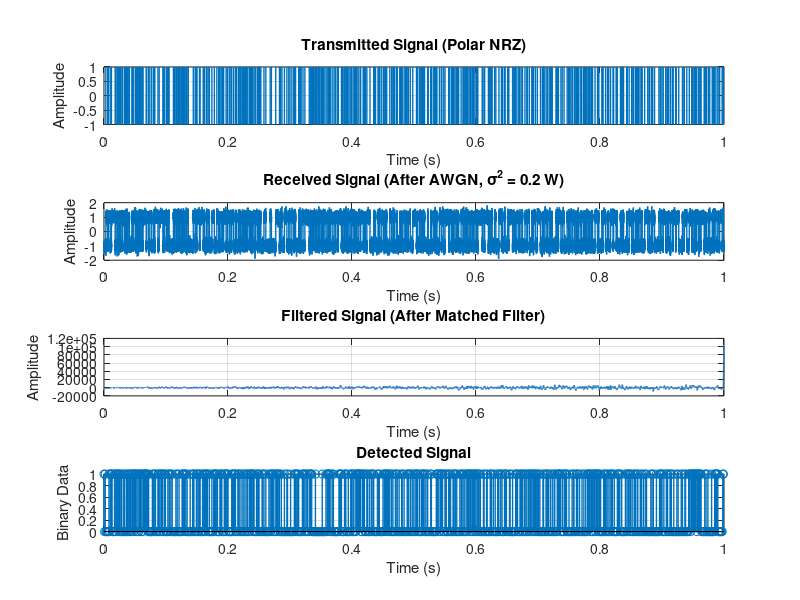
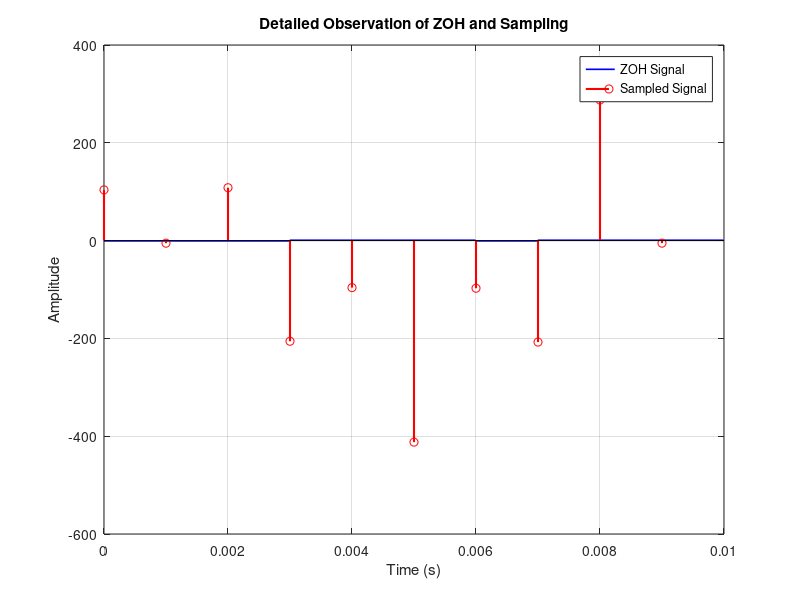
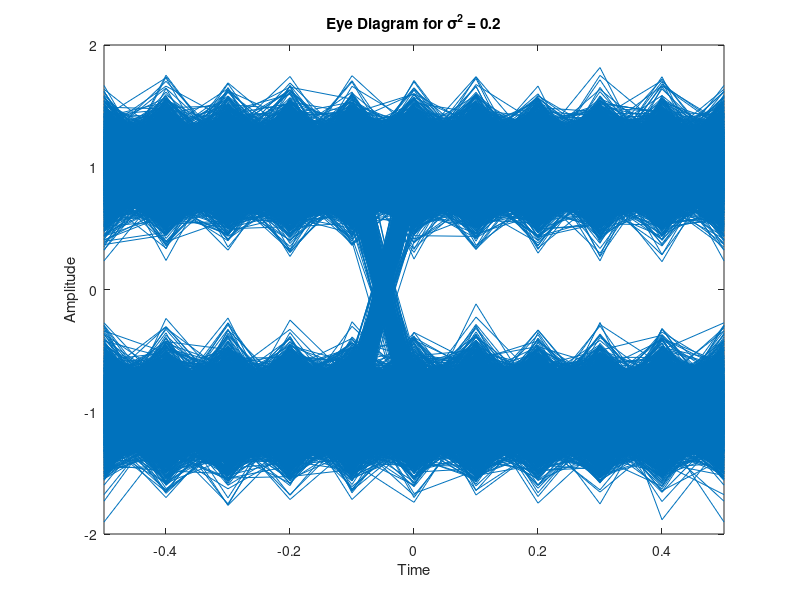

Source code (MATLAB) for these figures, in order:
%N = 1000; %Number of Bits
rb = 1e3; 
fs = 100 * rb;
% for b. T_sim = 10e-3; % 10ms
T_sim = 1;
N = rb * T_sim;
oversample_factor = fs/rb;

binary_data = randi([0,1],1, N);

V = 1; 
polar_nrz = (2 * binary_data - 1) * V; 
zoh_signal = repelem(polar_nrz, oversample_factor); 

% Add AWGN (Noise) with power sigma^2 = 0.2 W
sigma2 = 0.2; 
sigma = sqrt(sigma2); 
noisy_signal = zoh_signal + sigma2 * randn(size(zoh_signal)); 

% Sampling at Receiver for 5.1 A
%sampled_signal = noisy_signal(oversample_factor:oversample_factor:end); % Sample once per bit

%Match Filter For 5.1 B
matched_filter = flip(polar_nrz);
matched_filter = repelem(matched_filter, oversample_factor);
filtered_signal = filter(matched_filter, 1, noisy_signal);
sampled_signal = filtered_signal(oversample_factor:oversample_factor:end);


detected_data = sampled_signal > 0; % Decision threshold at 0


errors = sum(binary_data ~= detected_data); 
ber = errors / N; % Bit Error Rate


time = (0:length(zoh_signal)-1) / fs; 
time_detected = (0:N-1) / rb; 
time_filter = (0:length(filtered_signal)-1) / fs;
% Plot Waveforms
figure;

% Transmitted Signal (Polar NRZ)
subplot(4, 1, 1);
plot(time, zoh_signal, 'LineWidth', 1);
title('Transmitted Signal (Polar NRZ)');
xlabel('Time (s)');
ylabel('Amplitude');
grid on;

% Noisy Signal (After AWGN)
subplot(4, 1, 2);
plot(time, noisy_signal, 'LineWidth', 1);
title('Received Signal (After AWGN, \sigma^2 = 0.2 W)');
xlabel('Time (s)');
ylabel('Amplitude');
grid on;

% Filtered Signal (After Matched Filter)
subplot(4, 1, 3);
plot(time_filter, filtered_signal, 'LineWidth', 1);
title('Filtered Signal (After Matched Filter)');
xlabel('Time (s)');
ylabel('Amplitude');
grid on;

% Detected Signal (After Sampling)
subplot(4, 1, 4);
stem(time_detected, detected_data, 'LineWidth', 1);
title('Detected Signal');
xlabel('Time (s)');
ylabel('Binary Data');
grid on;





figure;
bit_start = 1; 
num_bits_to_plot = 10; 
samples_to_plot = num_bits_to_plot * oversample_factor;

time_zoom = (0:samples_to_plot-1) / fs;

plot(time_zoom, zoh_signal(1:samples_to_plot), 'b', 'LineWidth', 1.2); hold on;


sample_times = (0:num_bits_to_plot-1) / rb; 
sample_values = sampled_signal(1:num_bits_to_plot); 
stem(sample_times, sample_values, 'r', 'LineWidth', 1.5);

title('Detailed Observation of ZOH and Sampling');
xlabel('Time (s)');
ylabel('Amplitude');
legend('ZOH Signal', 'Sampled Signal');
grid on;


errors = sum(binary_data ~= detected_data); 
ber_value = errors / N;
display(ber_value);

figure;
eyediagram(noisy_signal, oversample_factor/10); 
title('Eye Diagram for \sigma^2 = 0.2');